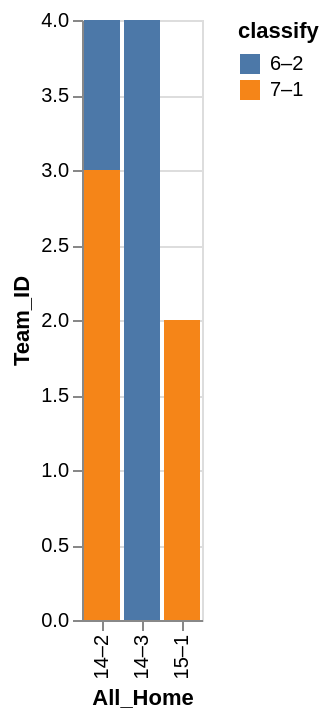

Write a Vega-Lite specification for this figure.
### Vega-Lite specification from a JSON file in a GitHub repository (floating-point values rounded to 4 significant figures)
{"data": {"values": [{"x_data": "14–2", "y_data": 1, "classify": "6–2"}, {"x_data": "14–3", "y_data": 4, "classify": "6–2"}, {"x_data": "15–1", "y_data": 0, "classify": "6–2"}, {"x_data": "14–2", "y_data": 3, "classify": "7–1"}, {"x_data": "14–3", "y_data": 0, "classify": "7–1"}, {"x_data": "15–1", "y_data": 2, "classify": "7–1"}]}, "mark": "bar", "encoding": {"x": {"field": "x_data", "type": "nominal", "title": "All_Home", "sort": {"op": "sum", "field": "y_data", "order": "descending"}}, "y": {"field": "y_data", "type": "quantitative", "title": "Team_ID"}, "color": {"field": "classify"}}}
